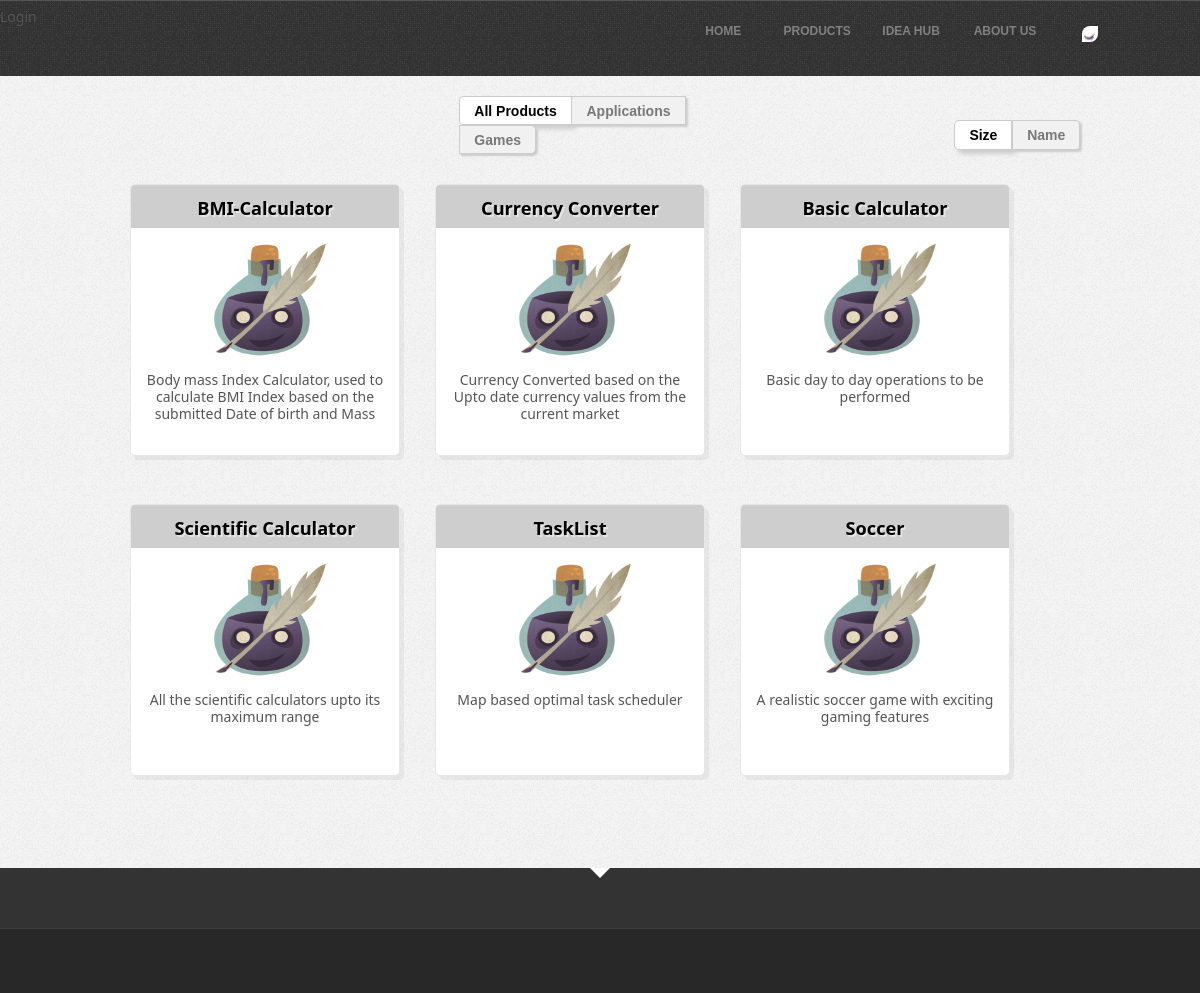
/products.php, run on the app's committed database.
### tables this page shows
CREATE TABLE IF NOT EXISTS `sp_products` (
  `id` int(11) NOT NULL AUTO_INCREMENT,
  `name` varchar(50) NOT NULL,
  `tagline` varchar(200) NOT NULL,
  `desc` text NOT NULL,
  `app_logo` varchar(100) NOT NULL DEFAULT 'img/1.png',
  `url` text NOT NULL,
  `visibility` tinyint(4) NOT NULL,
  `version` varchar(10) NOT NULL,
  `app_type` varchar(20) NOT NULL DEFAULT 'Application',
  `date_of_creation` datetime NOT NULL,
  PRIMARY KEY (`id`)
);

### includes/products_products.php (the view, shortened to what this page needs)
<link href="css/ui-lightness/jquery-ui-1.10.1.custom.css" rel="stylesheet">
 <form id="filter">
    <div id="radio">
      <fieldset id="filter_by_type">
	 <input type="radio" name="radio1" id="radio1" filters="type" value="all" checked="checked"  /><label for="radio1">All Products</label>
	 <input type="radio" name="radio1" id="radio2" filters="type" value="Application" /><label for="radio2">Applications</label>
	 <input type="radio" name="radio1" id="radio3" filters="type" value="Game"/><label for="radio3"
		  style="border-bottom-right-radius: 5px;
		  border-top-right-radius: 5px;"
		  >Games</label>
      </fieldset>
      <fieldset id="filter_by_sort">
	 <input type="radio" id="radio4" name="sort" filters="sort" value="size" checked="checked"/><label for="radio4"
		  style="border-bottom-left-radius: 5px;
		  border-top-left-radius: 5px;"
	 >Size</label>
	 <input type="radio" id="radio5" name="sort" filters="sort" value="name"/><label for="radio5">Name</label>
      </fieldset>
</div>
</form>
<ul id="applications" class="image-grid clearfix ">
<?php
	$query="SELECT * FROM sp_products where visibility=1 ";
	$result = mysql_query($query);
	for ($i=0; $row = mysql_fetch_array($result, MYSQL_NUM); $i++) {
	?>
    <li data-id="id-<?php echo $i ?>" data-type="<?php echo $row[8] ?>">
	 <a href="product_desc.php?product_id=<?php echo $row[0]?>">
	 	 <strong><?php echo $row[1] ?></strong>
	 <img src="<?php echo $row[4] ?>" width="128" height="128" alt="" />
	 <div data-type="size" class="product_desc"><?php echo $row[2] ?></span>
	 </a>
    </li>
	<?php
    }
    	?>

### css/products_support_for_quicksand.css (style rules this page uses)
* { margin:0; padding:0; }
body { color:#fcfcfc; font:14px/1.3 'Segoe UI',Arial, sans-serif; min-height: 930px; }
a, a:visited { text-decoration:none; outline:none; color:#6D6D6D; font-family: Calibri, Candara, Segoe, "Segoe UI", Optima, Arial, sans-serif; }
.image-grid { width: 1010px; }
.image-grid li { width: 128px; margin: 20px 0 0 35px; float: left; text-align: center; font-family: "Helvetica Neue",sans-serif; line-height: 17px; color: #686f74; height: 177px; overflow: hidden; }
.image-grid li img, .image-grid li strong { display: block; margin-left: auto; margin-right: auto; padding-top: 15px; }
.image-grid li strong { color: black; font-weight: bold; font-family: Calibri, Candara, Segoe, "Segoe UI", Optima, Arial, sans-serif; text-shadow: 0.1em 0.1em #E6E6E6; padding-top: 15px; padding-bottom: 10px; border-bottom: 1px solid #CCC; background: #CECECE; font-size: 1.3em; }
li strong { display: block; }
strong { font-weight: 400; color: #fff; text-shadow: rgba(255,255,255,0.85) 0 0 3px; }
.clearfix:after { content: "."; display: block; clear: both; visibility: hidden; line-height: 0; height: 0; }
.clearfix { display: inline-block; }
a { text-decoration: none; }
fieldset { border: 0px solid #c0c0c0; }

### css/style_alt.css (style rules this page uses)
body, div, dl, dt, dd, ul, ol, li, h1, h2, h3, h4, h5, h6, pre, form, fieldset, input, textarea, p, blockquote, th, td { margin: 0; padding: 0; }
*, *:after, *:before { -webkit-box-sizing: border-box; -moz-box-sizing: border-box; -ms-box-sizing: border-box; -o-box-sizing: border-box; box-sizing: border-box; padding: 0; margin: 0; }
.clearfix:after { content: ""; display: table; clear: both; }

### css/demo.css (style rules this page uses)
body { font-family: 'Open Sans Condensed','Arial Narrow', serif; background: #ddd url(../images/back2.gif) repeat top left; font-weight: 400; font-size: 15px; color: #333; -webkit-font-smoothing: antialiased; -moz-font-smoothing: antialiased; font-smoothing: antialiased; }
a { color: #555; text-decoration: none; }
body { font-family: "Helvetica Neue", Helvetica, Arial, sans-serif; font-size: 14px; }
body { line-height: 1.6em !important; color: #666; }

### includes/products_products.php (style rules this page uses)
.image-grid li { background: none repeat scroll 0 0 rgba(255, 255, 255); border-radius: 5px 5px 5px 5px; box-shadow: 4px 4px rgba(0, 0, 0, 0.05); margin-bottom: 2.8125%; position: relative; text-align: center; top: 20px; width: 270px; height: 272px; background: rgb(255, 255, 255); border: 1px solid rgb(231, 231, 231); }
.clearfix { display: block; margin-left: auto; margin-right: auto; }
#filter_by_type { position: relative; top: 40px; left: 38.5%; width: 23%; border: 0px; }
#filter_by_sort { position: relative; top: 6px; left: 80%; width: 23%; border: 0px; }
.product_desc { padding: 15px; }

### data on the page
sp_products: name "BMI-Calculator", app_logo (picture), tagline "Body mass Index Calculator, used to calculate BMI Index based on the submitted Date of birth and Mass"
sp_products: name "Currency Converter", app_logo (picture), tagline "Currency Converted based on the Upto date currency values from the current market"
sp_products: name "Basic Calculator", app_logo (picture), tagline "Basic day to day operations to be performed"
sp_products: name "Scientific Calculator", app_logo (picture), tagline "All the scientific calculators upto its maximum range"
sp_products: name "TaskList", app_logo (picture), tagline "Map based optimal task scheduler"
sp_products: name "Soccer", app_logo (picture), tagline "A realistic soccer game with exciting gaming features"
